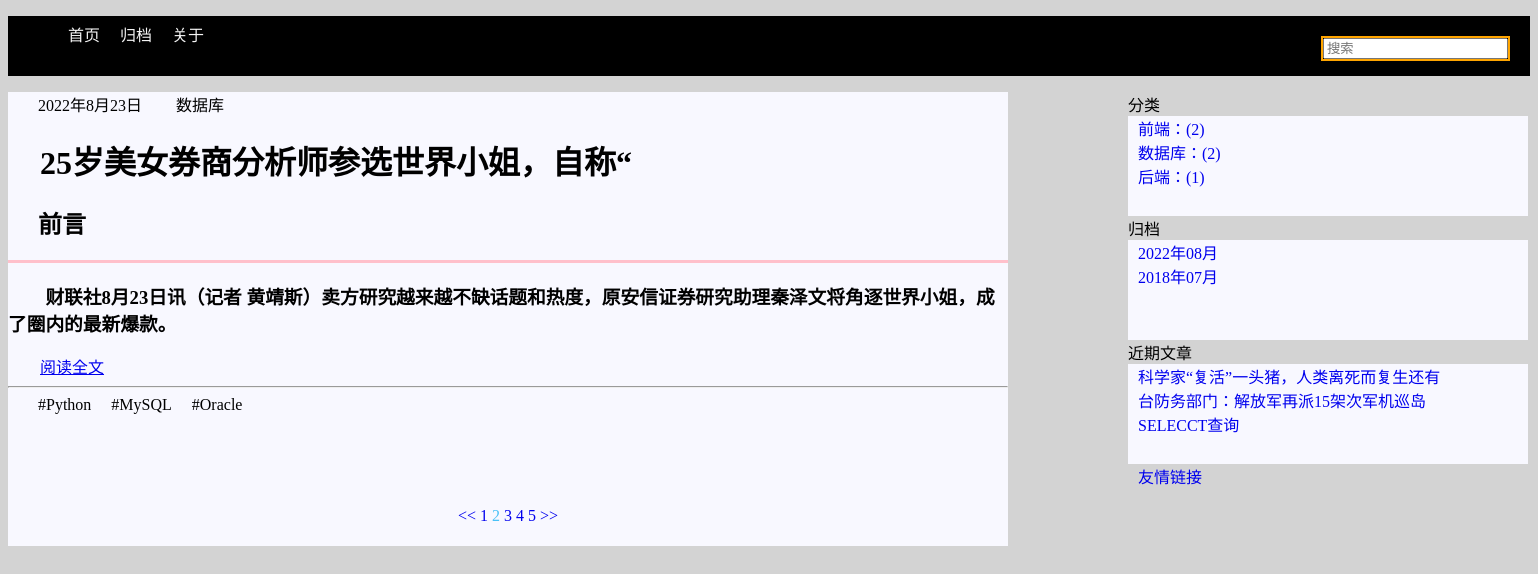
/page/2, run on the app's committed database.
### post/models.py (models this page shows, shortened)
class Post(models.Model):
    title=models.CharField(max_length=20,unique=True,verbose_name='标题')
    desc=models.CharField(max_length=200,verbose_name='简介')
    content = RichTextUploadingField(verbose_name='内容')
    created=models.DateTimeField(auto_now_add=True)
    modified=models.DateTimeField(auto_now=True)
    isdelete=models.BooleanField(default=False,verbose_name='是否删除')
    category=models.ForeignKey(Category,on_delete=models.CASCADE,verbose_name='所属标签')
    tag=models.ManyToManyField(Tag,verbose_name='所属类别')
    class Meta:
        db_table='t_post'
        verbose_name_plural='帖子'

class Category(models.Model):
    cname=models.CharField(max_length=20,unique=True,verbose_name='类别名')
    class Meta:
        db_table='t_category'
        verbose_name_plural='类别'

class Tag(models.Model):
    tname=models.CharField(max_length=20,unique=True,verbose_name='标签名')
    class Meta:
        db_table='t_tag'
        verbose_name_plural='标签'

### post/views.py (the view)
# urls.py: path('', views.Indexview.as_view()),
class Indexview(View):
    def get(self,request,num=1):
        num=int(num)
        postlist=Post.objects.all().order_by('-created')
        page_obj=Paginator(postlist,1)
        pagepost=page_obj.page(num)
        begin=num-int(3)
        if begin<1:
            begin=1;
        end=begin+5
        if end>page_obj.num_pages:
            end=page_obj.num_pages+1
        if end<6:
            begin=1;
        else:
            begin=end-5
        page_list=range(begin,end)
        return render(request,'index.html',{'postlist':pagepost,'page_list':page_list,'current_num':num})

### post/mycontext.py (called while the page is built)
def getrightinfo(request):
    r_cate_post=Post.objects.values('category__cname','category').annotate(c=Count('*')).order_by('-c')
    r_recent_post=Post.objects.order_by('-created')[2:]
    cursor=connection.cursor()
    filepost=cursor.execute("select created,count('*') count from t_post GROUP by strftime('%Y-%m',created) order by count desc")
    r_file_post=filepost.fetchall()
    print(r_file_post)
    return {'r_cate_post':r_cate_post,'r_recent_post':r_recent_post,'r_file_post':r_file_post}

### post/templates/index.html
{% extends 'base.html' %}
{% block main %}
    <div class="zuobian">
        {% for post in postlist %}
            <span>{{ post.created|date }}</span>
            <span>{{ post.category.cname }}</span>
            <br>
            <h1>&emsp;{{ post.title }}</h1>
            <h2>&emsp; 前言</h2>
            <hr size="3px" color="pink">
            <h3>&emsp;&emsp;{{ post.desc }}</h3>
            &emsp;&emsp;<a href="/post/{{ post.id }}">阅读全文</a>
            <hr>
            <span>
                {% for tag in post.tag.all %}
                    #{{ tag.tname }}&emsp;
                {% endfor %}
            </span>
            <br><br><br><br>
        {% endfor %}
        <br>
        <div class="page">
                {% if postlist.has_previous %}
                    <a class="extend_last" href="/page/{{ postlist.previous_page_number}}"><<</a>
                {% endif %}
            {% for page in page_list %}
                {% if current_num == page %}
                    <a href="" class="page_number_current" >{{ page }}</a>
                {% else %}
                    <a class="page_number" href="/page/{{ page }}">{{ page }}</a>
                {% endif %}
            {% endfor %}
                {% if postlist.has_next %}
                    <a class="extend_next" href="/page/{{ postlist.next_page_number}}">>></a>
                {% endif %}
            </div>
    </div>
{% endblock %}

### templates/right.html (shortened to what this page needs)
<li class="sidebar">
    <div class="youbian">
        <span>分类</span>
        <div class="fenlei">
            {% for rc in r_cate_post %}
                <a href="/category/{{ rc.category }}">{{ rc.category__cname }}：({{ rc.c }})</a>
                <br>
            {% endfor %}
        </div>
        <span>归档</span>
        <div class="guidang">
            {% for rf in r_file_post %}
                <a href="/archive/{{ rf.0|date:'Y' }}/{{ rf.0|date:'m' }}">{{ rf.0|date:'Y' }}年{{ rf.0|date:'m' }}月</a>
                <br>
            {% endfor %}
        </div >
        <span>近期文章</span>
        <div class="jinqiwenzhang">
            {% for rr in r_recent_post %}
                <a href="/post/{{ rr.id}}">{{ rr.title}}</a>
                <br>
            {% endfor %}
        </div>
        <a href="https://wwww.baidu.com" class="youqinglianjie">友情链接</a>
    </div>
</li>

### static/css/blog.css (style rules this page uses)
.guide { background-color:lightgray }
.outer li { list-style: none; }
.zuobian span { margin-left: 30px; }
.zuobian { float: left; width: 1000px; background-color: ghostwhite; }
.youbian { float: right; background-color: lightgray; }
.page { height: 60px; width: 1000px; background-color: ghostwhite; display: block; text-align: center; line-height: 60px; }
.page_number_current { color: #4ac1f7; }
.page a { text-decoration: none; }
.fenlei { height: 100px; width: 400px; background-color: ghostwhite; }
.guidang { height: 100px; width: 400px; background-color: ghostwhite; }
.jinqiwenzhang { height: 100px; width: 400px; background-color: ghostwhite; }

### templates/right.html (style rules this page uses)
.youbian a { margin: 10px; text-decoration: none; }

### data on the page
Post: created "2022年8月23日", category.cname "数据库", title "25岁美女券商分析师参选世界小姐，自称“", desc "财联社8月23日讯（记者 黄靖斯）卖方研究越来越不缺话题和热度，原安信证券研究助理秦泽文将角逐世界小姐，成了圈内的最新爆款。"
Tag: tname "Python"
Tag: tname "MySQL"
Tag: tname "Oracle"
Post: title "科学家“复活”一头猪，人类离死而复生还有"
Post: title "台防务部门：解放军再派15架次军机巡岛"
Post: title "SELECCT查询"

### other printed values
{{ page }} "1" "3" "4" "5"
{{ page }} "2"
{{ rc.category__cname }} "前端" "数据库" "后端"
{{ rc.c }} "2" "2" "1"
{{ rf.0|date:'Y' }} "2022" "2018"
{{ rf.0|date:'m' }} "08" "07"
